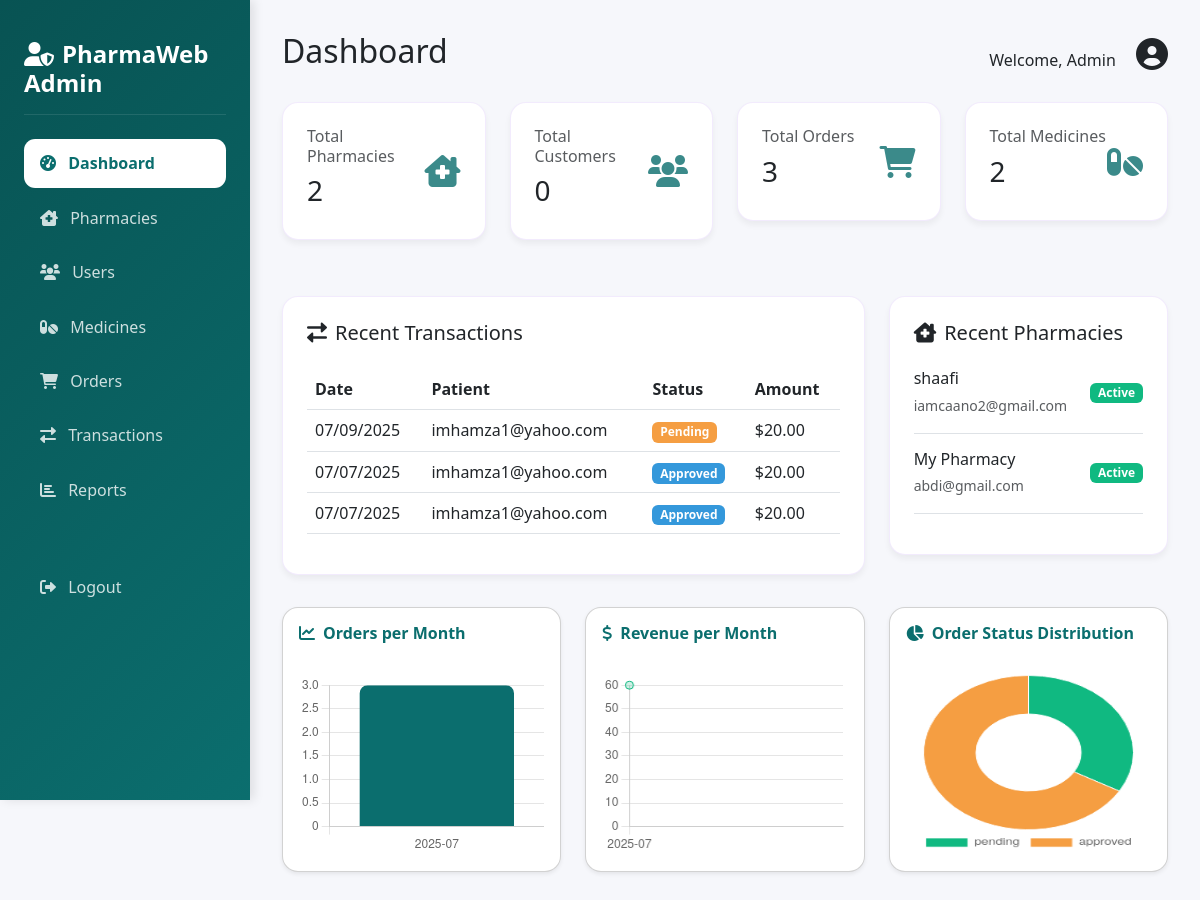
/admin/dashboard.php (signed in), run on the app's committed database.
### tables this page shows
CREATE TABLE `orders` (
  `id` int(11) NOT NULL,
  `customer_id` int(11) DEFAULT NULL,
  `pharmacy_id` int(11) NOT NULL,
  `prescription_id` int(11) DEFAULT NULL,
  `total_amount` decimal(10,2) NOT NULL,
  `status` enum('pending','approved','rejected','completed','cancelled') DEFAULT 'pending',
  `payment_status` enum('pending','completed','failed') DEFAULT 'pending',
  `payment_method` enum('blockchain','hormuud','evc_plus','cash') DEFAULT 'blockchain',
  `phone_number` varchar(20) DEFAULT NULL,
  `ussd_session_id` varchar(50) DEFAULT NULL,
  `transaction_hash` varchar(255) DEFAULT NULL,
  `created_at` timestamp NOT NULL DEFAULT current_timestamp(),
  `payout_amount` decimal(10,2) DEFAULT NULL,
  `payout_tx_hash` varchar(255) DEFAULT NULL
);

CREATE TABLE `users` (
  `id` int(11) NOT NULL,
  `email` varchar(255) NOT NULL,
  `password` varchar(255) NOT NULL,
  `user_type` enum('admin','pharmacy','customer') NOT NULL,
  `metamask_address` varchar(42) DEFAULT NULL,
  `created_at` timestamp NOT NULL DEFAULT current_timestamp(),
  `updated_at` timestamp NOT NULL DEFAULT current_timestamp() ON UPDATE current_timestamp(),
  `user_hash` varchar(66) DEFAULT NULL,
  `tx_hash` varchar(66) DEFAULT NULL
);

CREATE TABLE `pharmacies` (
  `id` int(11) NOT NULL,
  `user_id` int(11) DEFAULT NULL,
  `pharmacy_name` varchar(255) NOT NULL,
  `address` text NOT NULL,
  `phone` varchar(20) DEFAULT NULL,
  `license_number` varchar(50) DEFAULT NULL,
  `status` enum('active','inactive') DEFAULT 'active',
  `wallet_address` varchar(42) DEFAULT NULL,
  `trust_score` decimal(5,2) DEFAULT 100.00,
  `performance` varchar(255) DEFAULT NULL
);

### admin/dashboard.php (the view, shortened to what this page needs)
<?php
require_once '../config/database.php';
$stats = [
    'total_pharmacies' => $conn->query("SELECT COUNT(*) FROM pharmacies")->fetchColumn(),
    'total_customers' => $conn->query("SELECT COUNT(*) FROM users WHERE user_type = 'customer'")->fetchColumn(),
    'total_orders' => $conn->query("SELECT COUNT(*) FROM orders")->fetchColumn(),
    'total_medicines' => $conn->query("SELECT COUNT(*) FROM medicines")->fetchColumn()
];
$recent_orders = $conn->query("
    SELECT o.*, u.email as customer_email, p.pharmacy_name
    FROM orders o
    JOIN users u ON o.customer_id = u.id
    JOIN pharmacies p ON o.pharmacy_id = p.id
    ORDER BY o.created_at DESC
    LIMIT 5
")->fetchAll();
$recent_pharmacies = $conn->query("
    SELECT p.*, u.email
    FROM pharmacies p
    JOIN users u ON p.user_id = u.id
    ORDER BY p.id DESC
    LIMIT 5
")->fetchAll();
$orders_per_month = $conn->query("SELECT DATE_FORMAT(created_at, '%Y-%m') as month, COUNT(*) as count FROM orders GROUP BY month ORDER BY month DESC LIMIT 12")->fetchAll(PDO::FETCH_ASSOC);
$orders_per_month = array_reverse($orders_per_month);
$revenue_per_month = $conn->query("SELECT DATE_FORMAT(created_at, '%Y-%m') as month, SUM(total_amount) as revenue FROM orders GROUP BY month ORDER BY month DESC LIMIT 12")->fetchAll(PDO::FETCH_ASSOC);
$revenue_per_month = array_reverse($revenue_per_month);
$status_dist = $conn->query("SELECT status, COUNT(*) as count FROM orders WHERE YEAR(created_at) = YEAR(CURDATE()) GROUP BY status")->fetchAll(PDO::FETCH_KEY_PAIR);
?>
<!DOCTYPE html>
<html lang="en">
<head>
    <link href="https://cdn.jsdelivr.net/npm/bootstrap@5.3.0/dist/css/bootstrap.min.css" rel="stylesheet">
    <link href="https://cdnjs.cloudflare.com/ajax/libs/font-awesome/6.0.0/css/all.min.css" rel="stylesheet">
    <link href="../assets/css/theme.css" rel="stylesheet">
</head>
<body>
    <div class="sidebar">
        <div class="sidebar-header">
            <h4><i class="fas fa-user-shield me-2"></i>PharmaWeb Admin</h4>
        </div>
        <nav>
            <a href="dashboard.php" class="nav-link active">
                <i class="fas fa-tachometer-alt me-2"></i> Dashboard
            </a>
            <a href="pharmacies.php" class="nav-link">
                <i class="fas fa-clinic-medical me-2"></i> Pharmacies
            </a>
            <a href="users.php" class="nav-link">
                <i class="fas fa-users me-2"></i> Users
            </a>
            <a href="medicines.php" class="nav-link">
                <i class="fas fa-pills me-2"></i> Medicines
            </a>
            <a href="orders.php" class="nav-link">
                <i class="fas fa-shopping-cart me-2"></i> Orders
            </a>
            <a href="transactions.php" class="nav-link">
                <i class="fas fa-exchange-alt me-2"></i> Transactions
            </a>
            <a href="reports.php" class="nav-link">
                <i class="fas fa-chart-bar me-2"></i> Reports
            </a>
            <a href="../logout.php" class="nav-link mt-5">
                <i class="fas fa-sign-out-alt me-2"></i> Logout
            </a>
        </nav>
    </div>
    <div class="main-content">
        <div class="d-flex justify-content-between align-items-center mb-4">
            <h2>Dashboard</h2>
            <div class="user-info">
                <span class="me-3">Welcome, Admin</span>
                <i class="fas fa-user-circle fa-2x"></i>
            </div>
        </div>
        <div class="row g-4 mb-4">
            <div class="col-md-3">
                <div class="stat-card">
                    <div class="d-flex justify-content-between align-items-center">
                        <div>
                            <h6 class="text-muted">Total Pharmacies</h6>
                            <h3><?php echo $stats['total_pharmacies']; ?></h3>
                        </div>
                        <i class="fas fa-clinic-medical stat-icon"></i>
                    </div>
                </div>
            </div>
            <div class="col-md-3">
                <div class="stat-card">
                    <div class="d-flex justify-content-between align-items-center">
                        <div>
                            <h6 class="text-muted">Total Customers</h6>
                            <h3><?php echo $stats['total_customers']; ?></h3>
                        </div>
                        <i class="fas fa-users stat-icon"></i>
                    </div>
                </div>
            </div>
            <div class="col-md-3">
                <div class="stat-card">
                    <div class="d-flex justify-content-between align-items-center">
                        <div>
                            <h6 class="text-muted">Total Orders</h6>
                            <h3><?php echo $stats['total_orders']; ?></h3>
                        </div>
                        <i class="fas fa-shopping-cart stat-icon"></i>
                    </div>
                </div>
            </div>
            <div class="col-md-3">
                <div class="stat-card">
                    <div class="d-flex justify-content-between align-items-center">
                        <div>
                            <h6 class="text-muted">Total Medicines</h6>
                            <h3><?php echo $stats['total_medicines']; ?></h3>
                        </div>
                        <i class="fas fa-pills stat-icon"></i>
                    </div>
                </div>
            </div>
        </div>
        <div class="row g-4">
            <div class="col-md-8">
                <div class="recent-activity">
                    <h5 class="mb-4"><i class="fas fa-exchange-alt me-2"></i>Recent Transactions</h5>
                    <table class="table table-hover align-middle">
                        <thead>
                            <tr>
                                <th>Date</th>
                                <th>Patient</th>
                                <th>Status</th>
                                <th>Amount</th>
                            </tr>
                        </thead>
                        <tbody>
                            <?php foreach ($recent_orders as $order): ?>
                                <tr>
                                    <td><?php echo date('m/d/Y', strtotime($order['created_at'])); ?></td>
                                    <td><?php echo htmlspecialchars($order['customer_email']); ?></td>
                                    <td>
                                        <span class="badge <?php
                                            if ($order['status'] === 'completed') echo 'badge-success';
                                            elseif ($order['status'] === 'pending') echo 'badge-warning';
                                            else echo 'badge-info';
                                        ?>">
                                            <?php echo ucfirst($order['status']); ?>
                                        </span>
                                    </td>
                                    <td>$<?php echo number_format($order['total_amount'], 2); ?></td>
                                </tr>
                            <?php endforeach; ?>
                        </tbody>
                    </table>
                </div>
            </div>
            <div class="col-md-4">
                <div class="recent-activity">
                    <h5 class="mb-4"><i class="fas fa-clinic-medical me-2"></i>Recent Pharmacies</h5>
                    <?php foreach ($recent_pharmacies as $pharmacy): ?>
                        <div class="d-flex justify-content-between align-items-center mb-3 pb-3 border-bottom">
                            <div>
                                <h6 class="mb-1"><?php echo $pharmacy['pharmacy_name']; ?></h6>
                                <small class="text-muted"><?php echo $pharmacy['email']; ?></small>
                            </div>
                            <span class="badge bg-<?php echo $pharmacy['status'] === 'active' ? 'success' : 'danger'; ?>">
                                <?php echo ucfirst($pharmacy['status']); ?>
                            </span>
                        </div>
                    <?php endforeach; ?>
                </div>
            </div>
        </div>
        <div class="row g-4 mb-4">
            <div class="col-md-4">
                <div class="card p-3 mb-3 shadow-sm">
                    <h6 class="mb-3"><i class="fas fa-chart-line me-2"></i>Orders per Month</h6>
                    <canvas id="ordersChart" height="180"></canvas>
                </div>
            </div>
            <div class="col-md-4">
                <div class="card p-3 mb-3 shadow-sm">
                    <h6 class="mb-3"><i class="fas fa-dollar-sign me-2"></i>Revenue per Month</h6>
                    <canvas id="revenueChart" height="180"></canvas>
                </div>
            </div>
            <div class="col-md-4">
                <div class="card p-3 mb-3 shadow-sm">
                    <h6 class="mb-3"><i class="fas fa-chart-pie me-2"></i>Order Status Distribution</h6>
                    <canvas id="statusChart" height="180"></canvas>
                </div>
            </div>
        </div>
    </div>
    <script>
    // Chart Data from PHP
    const ordersPerMonth = <?php echo json_encode($orders_per_month); ?>;
    const revenuePerMonth = <?php echo json_encode($revenue_per_month); ?>;
    const statusDist = <?php echo json_encode($status_dist); ?>;
    // Orders Chart
    const ordersCtx = document.getElementById('ordersChart').getContext('2d');
    new Chart(ordersCtx, {
        type: 'bar',
        data: {
            labels: ordersPerMonth.map(x => x.month),
            datasets: [{
                label: 'Orders',
                data: ordersPerMonth.map(x => x.count),
                backgroundColor: '#0b6e6e',
                borderRadius: 8
            }]
        },
        options: {
            plugins: { legend: { display: false } },
            scales: { y: { beginAtZero: true } }
        }
    });
    // Revenue Chart
    const revenueCtx = document.getElementById('revenueChart').getContext('2d');
    new Chart(revenueCtx, {
        type: 'line',
        data: {
            labels: revenuePerMonth.map(x => x.month),
            datasets: [{
                label: 'Revenue',
                data: revenuePerMonth.map(x => x.revenue),
                backgroundColor: 'rgba(16,185,129,0.2)',
                borderColor: '#10b981',
                fill: true,
                tension: 0.4,
                pointRadius: 4
            }]
        },
        options: {
            plugins: { legend: { display: false } },
            scales: { y: { beginAtZero: true } }
        }
    });
    // Status Chart
    const statusCtx = document.getElementById('statusChart').getContext('2d');
    new Chart(statusCtx, {
        type: 'doughnut',
        data: {
            labels: Object.keys(statusDist),
            datasets: [{
                data: Object.values(statusDist),
                backgroundColor: ['#10b981', '#f59e42', '#e53e3e', '#3498db', '#a78bfa'],
                borderWidth: 1
            }]
        },
        options: {
            plugins: { legend: { position: 'bottom' } }
        }
    });
    </script>
</body>
</html>

### assets/css/theme.css (style rules this page uses)
:root { --sidebar-width: 250px; --primary-color: #0b6e6e; --primary-light: #a78bfa; --primary-dark: #085353; --success-color: #10b981; --warning-color: #f59e42; --danger-color: #e53e3e; --info-color: #3498db; --sidebar-bg: linear-gradient(135deg, var(--primary-dark) 0%, var(--primary-color) 100%); }
body { font-family: 'Segoe UI', Tahoma, Geneva, Verdana, sans-serif; background: #f6f7fb; min-height: 100vh; }
.sidebar { width: var(--sidebar-width); position: fixed; top: 0; left: 0; height: 100vh; background: var(--sidebar-bg); color: white; padding: 1.5rem; box-shadow: 4px 0 10px rgba(0,0,0,0.1); }
.main-content { margin-left: var(--sidebar-width); padding: 2rem; }
.sidebar-header { padding: 1rem 0; border-bottom: 1px solid rgba(255,255,255,0.1); margin-bottom: 1.5rem; }
.sidebar-header h4 { font-weight: 700; color: white; margin: 0; }
.nav-link { color: rgba(255,255,255,0.8); padding: 0.8rem 1rem; border-radius: 0.7rem; margin: 0.3rem 0; transition: all 0.3s; }
.nav-link.active { background: white; color: var(--primary-color); font-weight: 600; }
.stat-card, .report-card, .user-card, .profile-card, .activity-card, .recent-activity { background: white; border-radius: 1rem; box-shadow: 0 4px 6px rgba(0,0,0,0.05); padding: 1.5rem; margin-bottom: 2rem; border: 1px solid rgba(124,58,237,0.1); }
.stat-icon { font-size: 2rem; color: var(--primary-color); opacity: 0.8; }
.badge-success, .status-completed, .badge.bg-success { background: var(--success-color) !important; color: #fff !important; }
.badge-warning, .status-pending, .badge.bg-warning { background: var(--warning-color) !important; color: #fff !important; }
.badge-info, .status-approved, .badge.bg-info { background: var(--info-color) !important; color: #fff !important; }
.card { background: #fff; border-radius: 1rem; box-shadow: 0 2px 12px 0 rgba(11,110,110,0.08); padding: 1.5rem; margin-bottom: 1.5rem; }
.card h6 { font-weight: 600; color: var(--primary-color); }
.card canvas { width: 100% !important; max-width: 100%; height: 180px !important; margin-top: 1rem; }

### admin/dashboard.php (style rules this page uses)
canvas { width: 100% !important; height: 350px !important; max-width: 100%; }

### data on the page
orders: id "2", pharmacy "3", created_at "07/07/2025", customer.email "imhamza1@yahoo.com", status "Approved", total_amount "20.00"
orders: created_at "07/09/2025", customer.email "imhamza1@yahoo.com", status "Pending", total_amount "20.00"
orders: created_at "07/07/2025", customer.email "imhamza1@yahoo.com", status "Approved", total_amount "20.00"
pharmacies: pharmacy_name "shaafi", user.email "iamcaano2@gmail.com", status "Active"
pharmacies: pharmacy_name "My Pharmacy", user.email "abdi@gmail.com", status "Active"

### other printed values
$stats['total_customers'] "0"
chart data {{ json_encode($orders_per_month) }} [{"month":"2025-07","count":3}]
chart data {{ json_encode($revenue_per_month) }} [{"month":"2025-07","revenue":"60.00"}]
chart data {{ json_encode($status_dist) }} {"pending":1,"approved":2}
